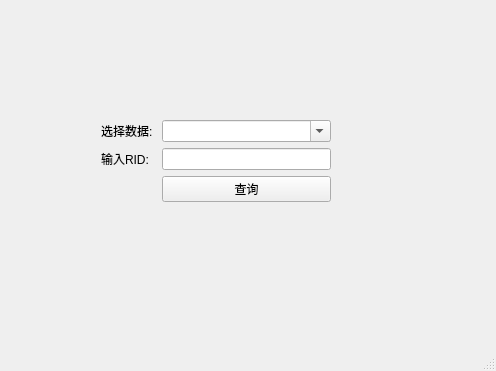
<?xml version="1.0" encoding="UTF-8"?>
<ui version="4.0">
 <class>MainWindow</class>
 <widget class="QMainWindow" name="MainWindow">
  <property name="geometry">
   <rect>
    <x>0</x>
    <y>0</y>
    <width>496</width>
    <height>371</height>
   </rect>
  </property>
  <property name="windowTitle">
   <string>MainWindow</string>
  </property>
  <widget class="QWidget" name="centralwidget">
   <widget class="QWidget" name="layoutWidget">
    <property name="geometry">
     <rect>
      <x>20</x>
      <y>20</y>
      <width>391</width>
      <height>281</height>
     </rect>
    </property>
    <layout class="QHBoxLayout" name="horizontalLayout">
     <item>
      <spacer name="horizontalSpacer">
       <property name="orientation">
        <enum>Qt::Horizontal</enum>
       </property>
       <property name="sizeHint" stdset="0">
        <size>
         <width>40</width>
         <height>20</height>
        </size>
       </property>
      </spacer>
     </item>
     <item>
      <layout class="QFormLayout" name="formLayout_2">
       <item row="1" column="0">
        <widget class="QLabel" name="label">
         <property name="text">
          <string>选择数据: </string>
         </property>
        </widget>
       </item>
       <item row="1" column="1">
        <widget class="QComboBox" name="tableList">
         <property name="editable">
          <bool>true</bool>
         </property>
         <property name="currentText">
          <string/>
         </property>
         <property name="placeholderText">
          <string>请选择数据表</string>
         </property>
         <property name="duplicatesEnabled">
          <bool>true</bool>
         </property>
         <item>
          <property name="text">
           <string>会员详单(无*, 远堪前数据)</string>
          </property>
         </item>
         <item>
          <property name="text">
           <string>会员详单(带*)</string>
          </property>
         </item>
         <item>
          <property name="text">
           <string>邀请榜</string>
          </property>
         </item>
         <item>
          <property name="text">
           <string>提现申请</string>
          </property>
         </item>
         <item>
          <property name="text">
           <string>线上充值</string>
          </property>
         </item>
         <item>
          <property name="text">
           <string>线下充值</string>
          </property>
         </item>
        </widget>
       </item>
       <item row="2" column="0">
        <widget class="QLabel" name="label_2">
         <property name="text">
          <string>输入RID: </string>
         </property>
        </widget>
       </item>
       <item row="3" column="1">
        <widget class="QPushButton" name="queryButton">
         <property name="text">
          <string>查询</string>
         </property>
        </widget>
       </item>
       <item row="2" column="1">
        <widget class="QLineEdit" name="queryData"/>
       </item>
       <item row="4" column="1">
        <spacer name="verticalSpacer_2">
         <property name="orientation">
          <enum>Qt::Vertical</enum>
         </property>
         <property name="sizeHint" stdset="0">
          <size>
           <width>20</width>
           <height>40</height>
          </size>
         </property>
        </spacer>
       </item>
       <item row="0" column="1">
        <spacer name="verticalSpacer">
         <property name="orientation">
          <enum>Qt::Vertical</enum>
         </property>
         <property name="sizeHint" stdset="0">
          <size>
           <width>20</width>
           <height>40</height>
          </size>
         </property>
        </spacer>
       </item>
      </layout>
     </item>
     <item>
      <spacer name="horizontalSpacer_2">
       <property name="orientation">
        <enum>Qt::Horizontal</enum>
       </property>
       <property name="sizeHint" stdset="0">
        <size>
         <width>40</width>
         <height>20</height>
        </size>
       </property>
      </spacer>
     </item>
    </layout>
   </widget>
  </widget>
  <widget class="QMenuBar" name="menubar">
   <property name="geometry">
    <rect>
     <x>0</x>
     <y>0</y>
     <width>496</width>
     <height>21</height>
    </rect>
   </property>
  </widget>
  <widget class="QStatusBar" name="statusbar"/>
 </widget>
 <resources/>
 <connections/>
</ui>
